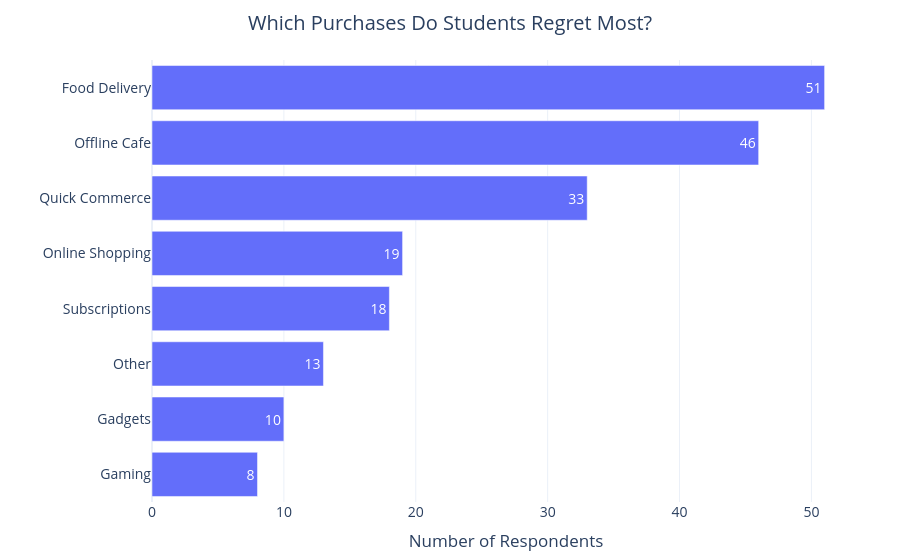

Notebook cell for this chart:
### Markdown cell above
## Most Regretted Spending Categories

### Code cell
cat_cols = {
    "cat_food_delivery": "Food Delivery",
    "cat_grocery": "Quick Commerce",
    "cat_online_shopping": "Online Shopping",
    "cat_subscriptions": "Subscriptions",
    "cat_gaming": "Gaming",
    "cat_gadgets": "Gadgets",
    "cat_offline_cafe": "Offline Cafe",
    "cat_other": "Other"
}

cat_data = pd.DataFrame({
    "Category": list(cat_cols.values()),
    "Count": [
        df[col].sum()
        for col in cat_cols.keys()
    ]
})

cat_data = cat_data.sort_values(
    by="Count",
    ascending=True
)

fig = px.bar(
    cat_data,
    x="Count",
    y="Category",
    orientation="h",
    text_auto=True,
    title="Which Purchases Do Students Regret Most?"
)

fig.update_layout(
    **common_layout,
    xaxis_title="Number of Respondents",
    yaxis_title=""
)

fig.show()

### Figure 1 — Plotly figure (JSON) as saved in the notebook; plotly's stock layout.template omitted (floating-point values rounded to 4 significant figures)
{"data": [{"hovertemplate": "Count=%{x}<br>Category=%{y}<extra></extra>", "legendgroup": "", "marker": {"color": "#636efa", "pattern": {"shape": ""}}, "name": "", "orientation": "h", "showlegend": false, "textposition": "auto", "texttemplate": "%{x}", "type": "bar", "x": [8, 10, 13, 18, 19, 33, 46, 51], "xaxis": "x", "y": ["Gaming", "Gadgets", "Other", "Subscriptions", "Online Shopping", "Quick Commerce", "Offline Cafe", "Food Delivery"], "yaxis": "y"}], "layout": {"barmode": "relative", "font": {"size": 14}, "legend": {"tracegroupgap": 0}, "margin": {"b": 40, "l": 40, "r": 40, "t": 60}, "title": {"text": "Which Purchases Do Students Regret Most?", "x": 0.5}, "xaxis": {"anchor": "y", "domain": [0, 1], "title": {"text": "Number of Respondents"}}, "yaxis": {"anchor": "x", "domain": [0, 1], "title": {"text": ""}}}}
